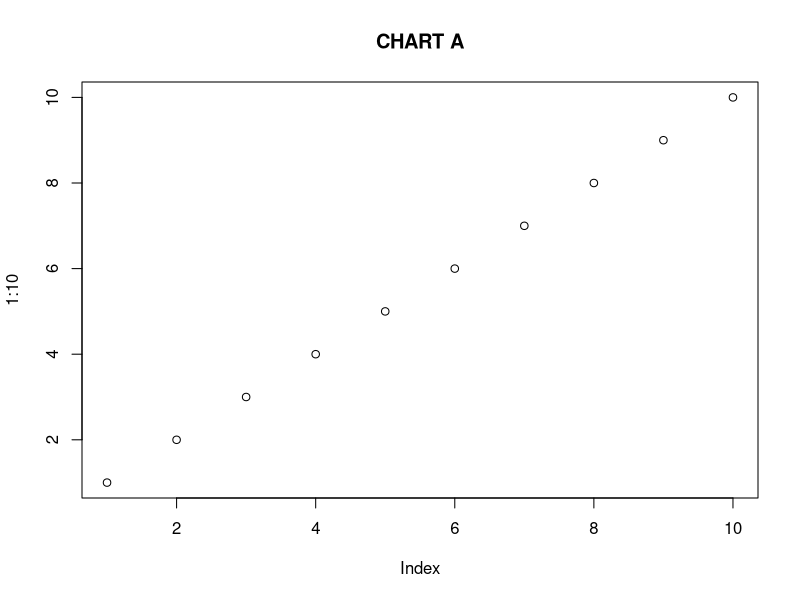
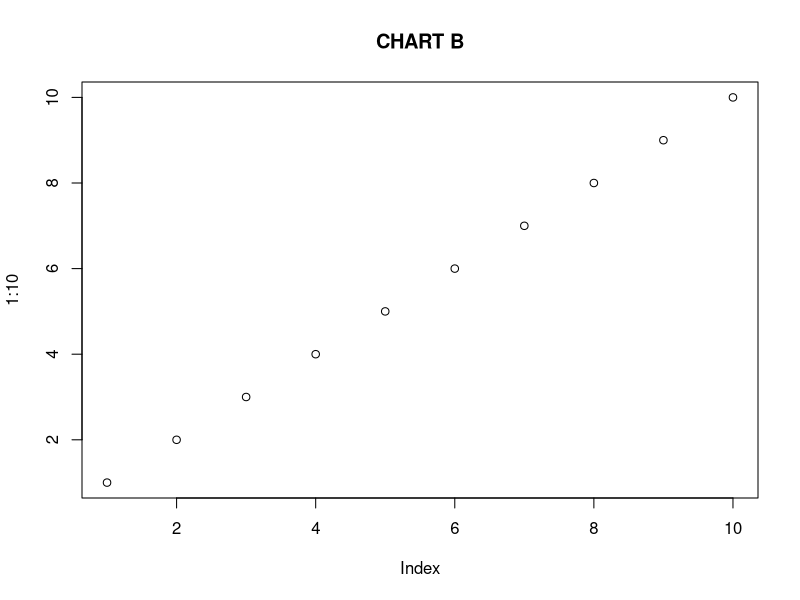
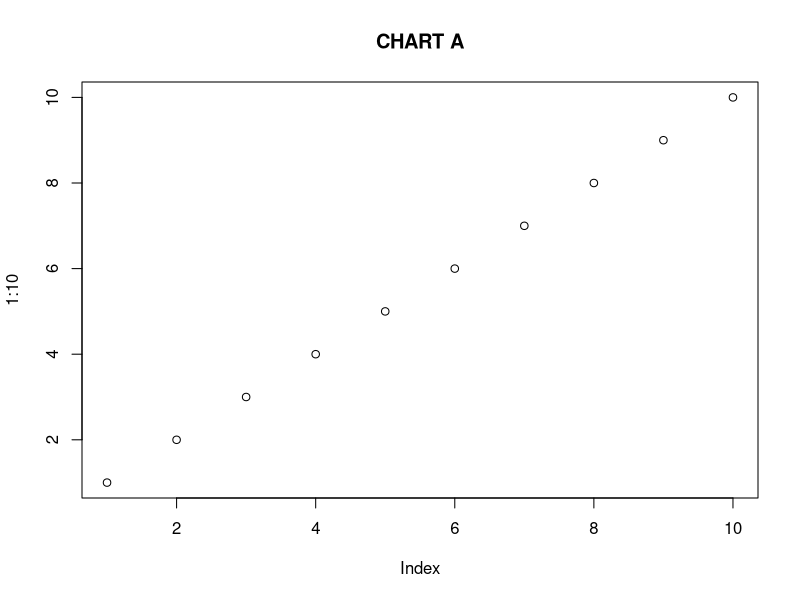
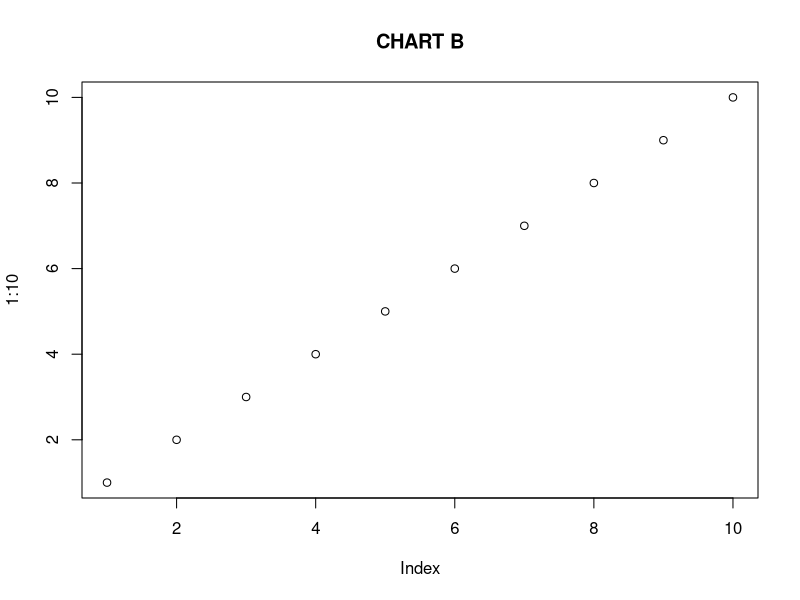
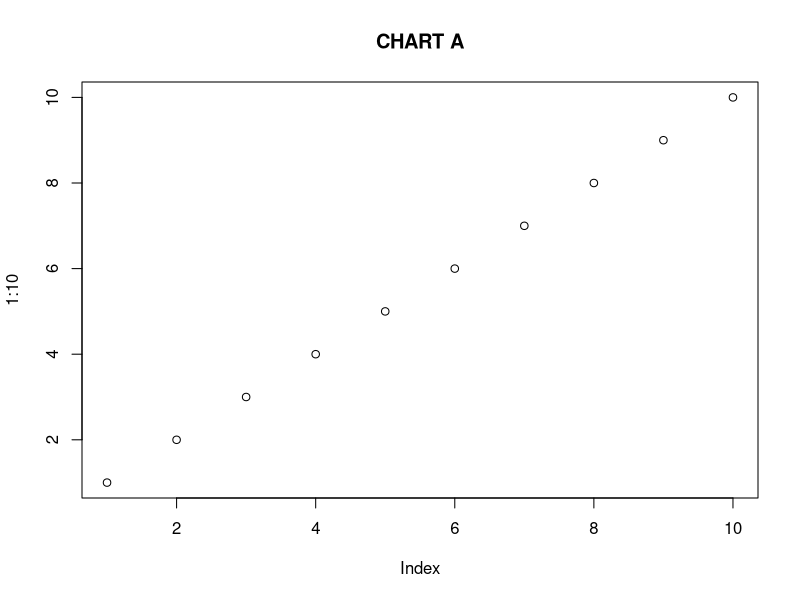
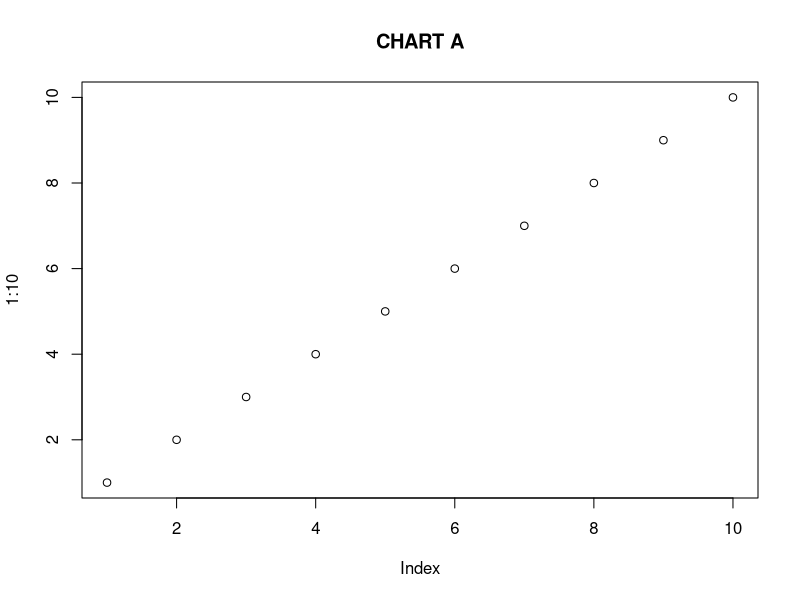
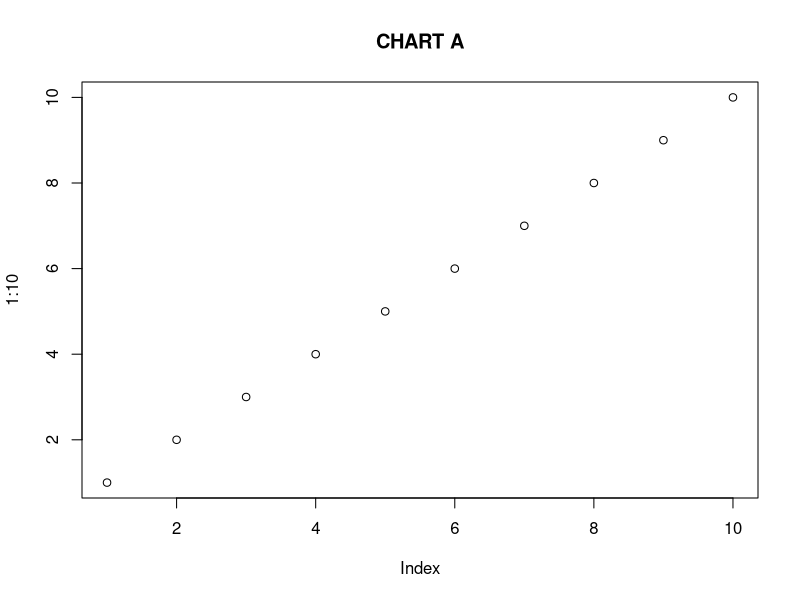
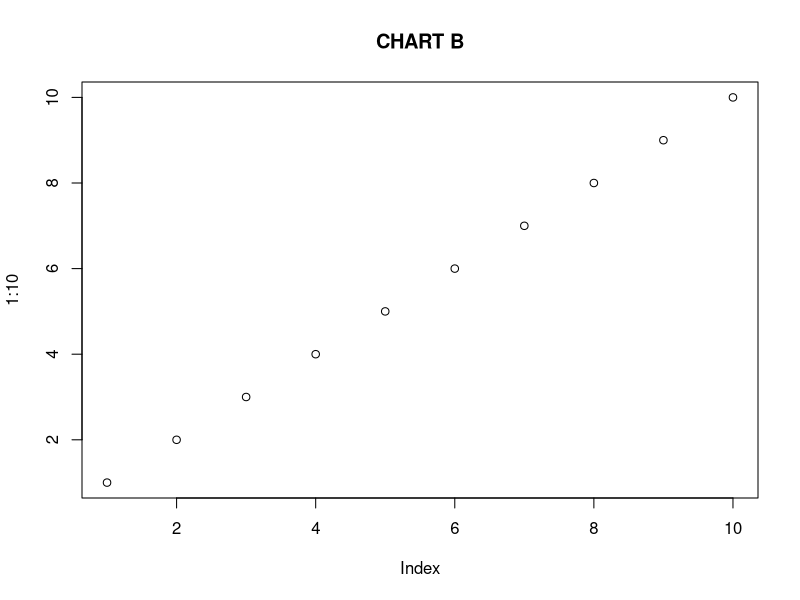

R code for these plots, in order:
## ---- chunk 1
plot(1:10, main="CHART A")

plot(1:10, main="CHART B")

## ---- chunk 2
plot(1:10, main="CHART A")

plot(1:10, main="CHART B")


## ---- chunk 3
plot(1:10, main="CHART A")

## ---- chunk 4
plot(1:10, main="CHART A")

## ---- chunk 5
plot(1:10, main="CHART A")

plot(1:10, main="CHART B")

## ---- chunk 6
plot(1:10, main="CHART A")
## ---- chunk 7
plot(1:10, main="CHART A")

plot(1:10, main="CHART B")
